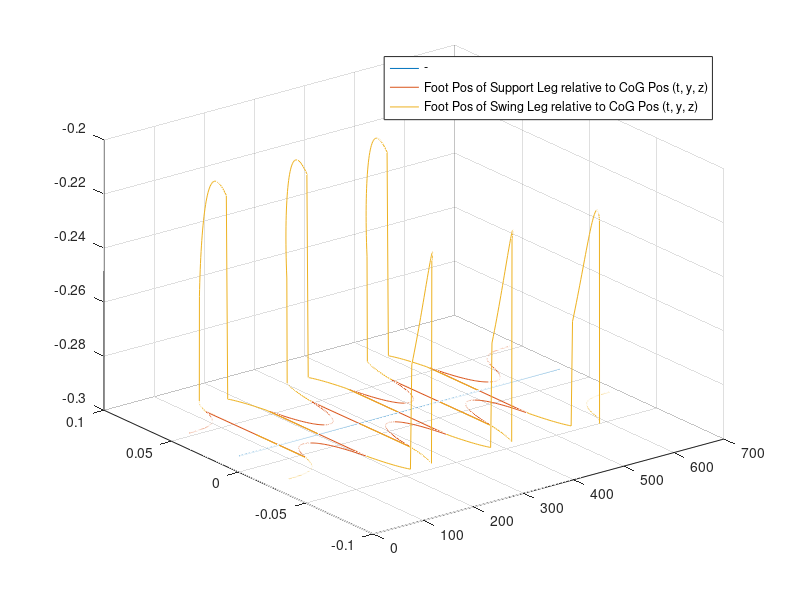
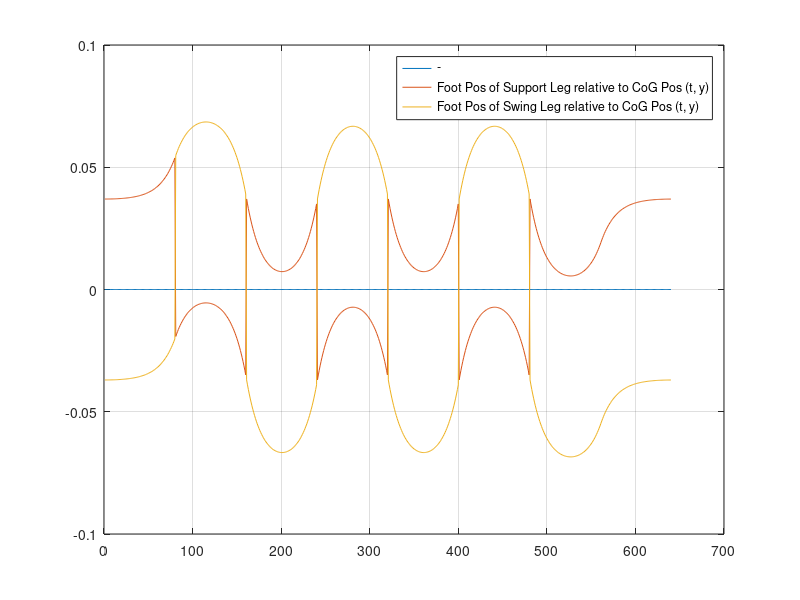
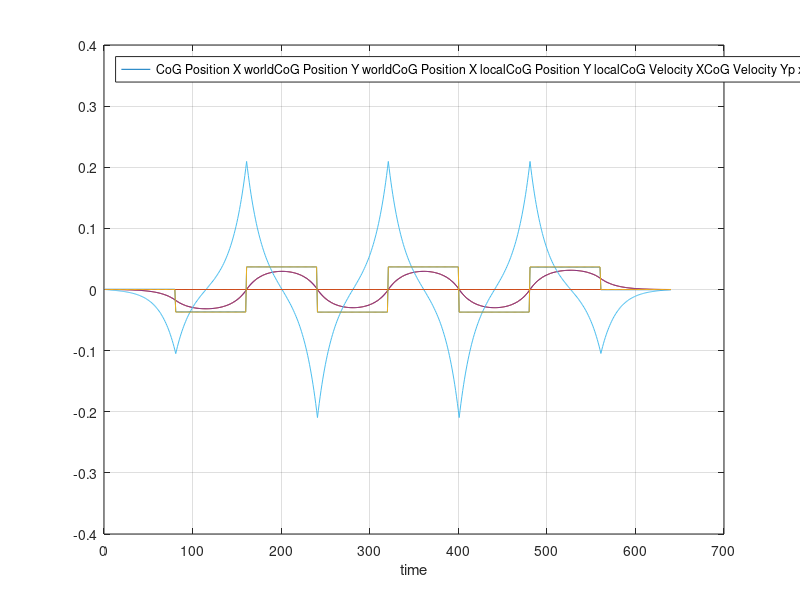
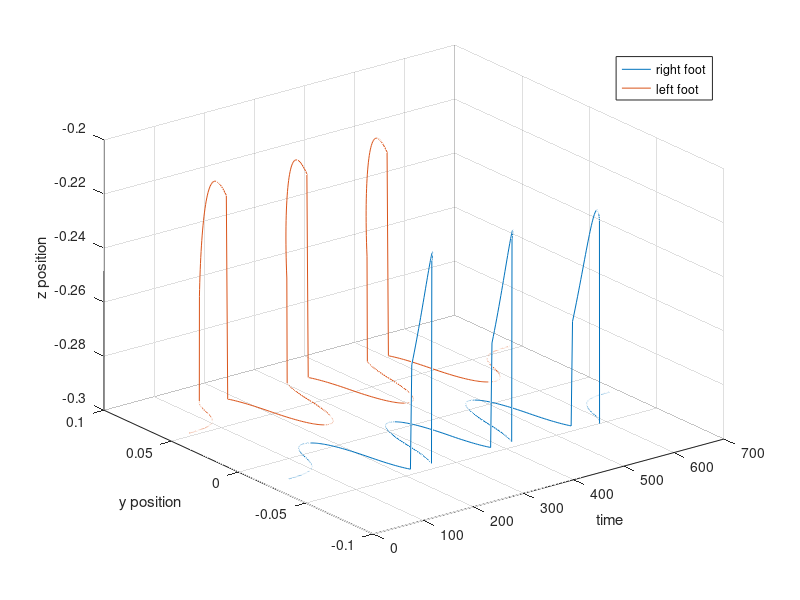

Write the MATLAB code that produced these figures, in order.
clear;
close all;

load WPG_log_FootTrajectory.dat;
load WPG_log_WalkingPattern.dat;

[a, b] = size(WPG_log_FootTrajectory);

t = 1:a;
y = 0.01:0.05;
z = 0.01:0.2;

i=0;

for n=t
  i = i + 1;
  xc(i) = WPG_log_FootTrajectory(i, 1);
  yc(i) = WPG_log_FootTrajectory(i, 2);
  x1(i) = WPG_log_FootTrajectory(i, 3);
  y1(i) = WPG_log_FootTrajectory(i, 4);
  z1(i) = WPG_log_FootTrajectory(i, 5);
  x2(i) = WPG_log_FootTrajectory(i, 6);
  y2(i) = WPG_log_FootTrajectory(i, 7);
  z2(i) = WPG_log_FootTrajectory(i, 8);
end

f1 = figure;
f2 = figure;
figure(f1);
plot3(t, xc, z1, t, y1, z1, t, y2, z2)
legend("-", "Foot Pos of Support Leg relative to CoG Pos (t, y, z)", "Foot Pos of Swing Leg relative to CoG Pos (t, y, z)")
grid on

figure(f2);
plot(t, xc, t, y1, t, y2)
legend("-", "Foot Pos of Support Leg relative to CoG Pos (t, y)", "Foot Pos of Swing Leg relative to CoG Pos (t, y)")
grid on

f3 = figure;
figure(3);
plot(t, WPG_log_WalkingPattern)
legend(["CoG Position X world", "CoG Position Y world", "CoG Position X local", "CoG Position Y local", "CoG Velocity X", "CoG Velocity Y", "p x fix", "p y fix", "LandingPosition X", "LandingPosition Y"], "Location", "northwest")
xlabel("time")
grid on

load WPG_log_FootTrajectory_FK.dat;

[a4, b4] = size(WPG_log_FootTrajectory_FK);

t4 = 1:a4;

i = 0;
for n=t
  i = i+1;
  xr(i) = WPG_log_FootTrajectory_FK(i, 1);
  yr(i) = WPG_log_FootTrajectory_FK(i, 2);
  zr(i) = WPG_log_FootTrajectory_FK(i, 3);
  xl(i) = WPG_log_FootTrajectory_FK(i, 4);
  yl(i) = WPG_log_FootTrajectory_FK(i, 5);
  zl(i) = WPG_log_FootTrajectory_FK(i, 6);
end

f4 = figure;
figure(f4);
plot3(t, yr, zr, t, yl, zl)
legend("right foot", "left foot")
xlabel("time")
ylabel("y position")
zlabel("z position")
grid on


% reference https://jp.mathworks.com/help/matlab/data_analysis/plotting-data.html
